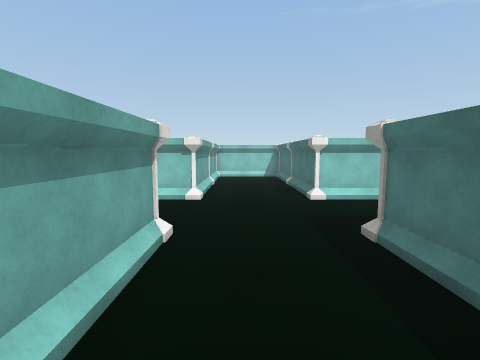
[1] (above)

24 first-person views from a walk through a scene from a Unity 3-D project. The camera is 1.5 m above the floor, tilts 6° down and sees 85° across. The floor is counted in squares, 1 m on a side. Each view is taken from the middle of a square. On the plan, view 1 faces up. The plan holds only what a view shows up to about 14 squares ahead; the rest is blank. The place goes on beyond the plan. The player is left out. Surface patterns are stand-ins for the level's own textures.

[2]
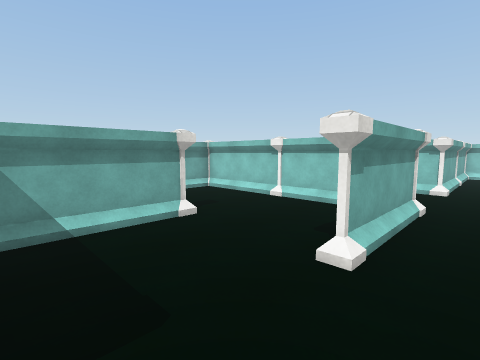

[3]
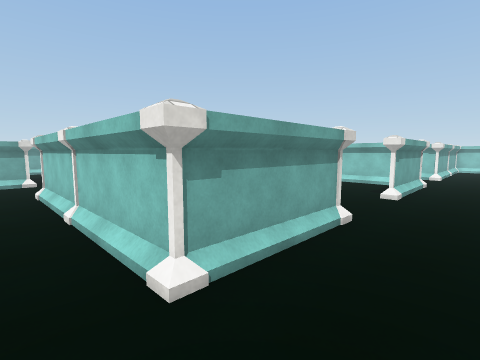

[4]
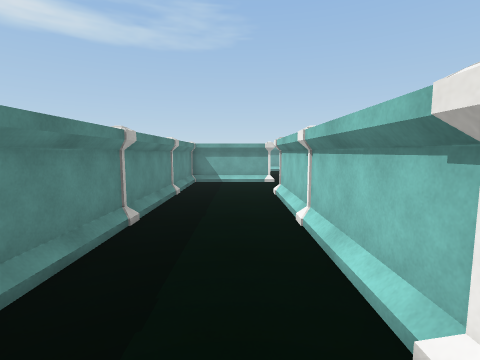

[5]
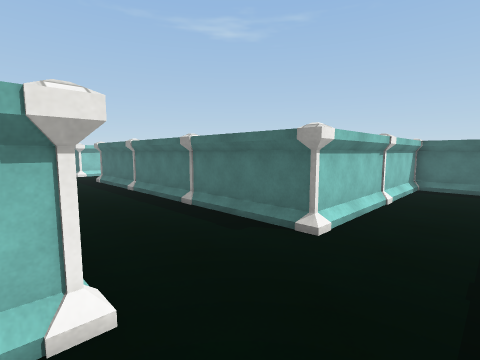

[6]
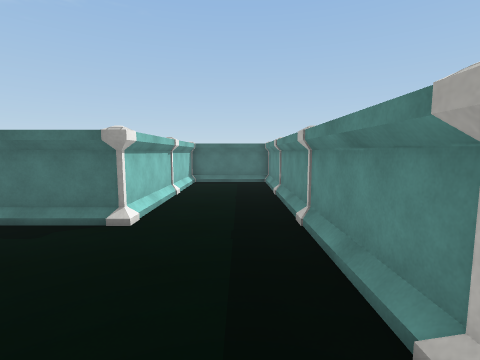

[7]
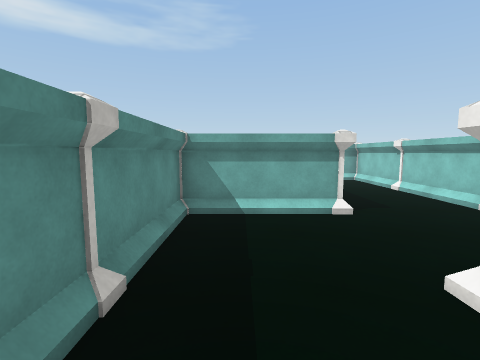

[8]
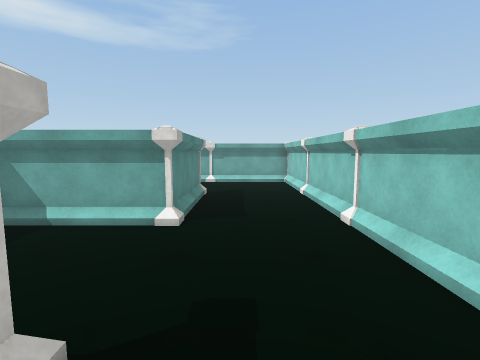

[9]
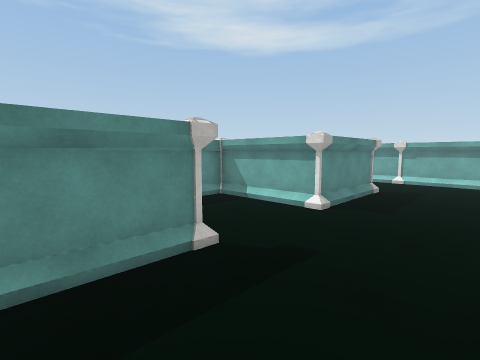

[10]
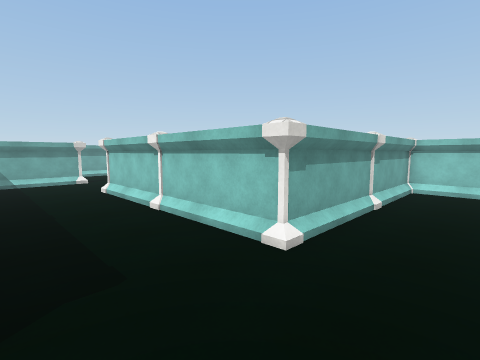

[11]
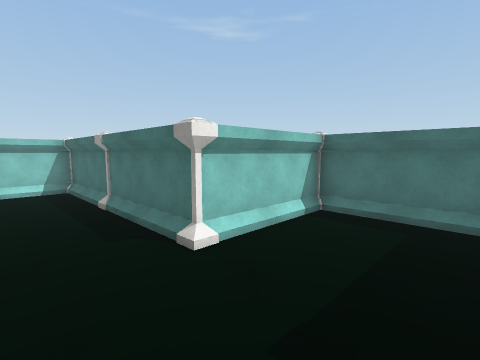

[12]
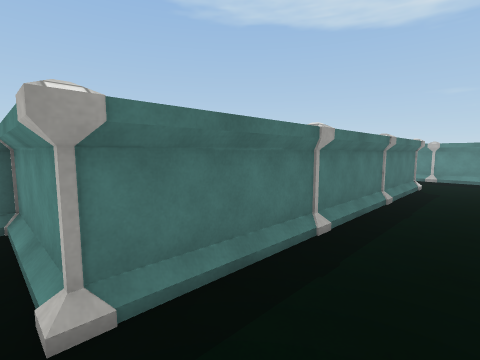

[13]
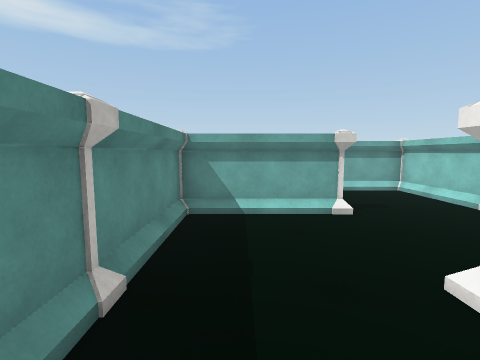

[14]
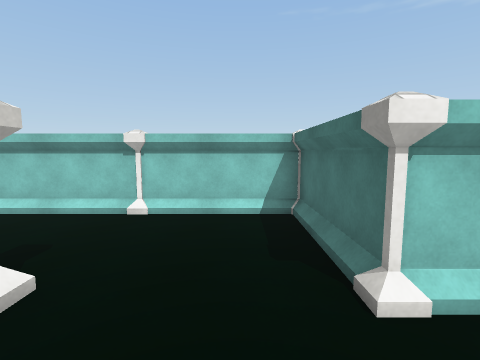

[15]
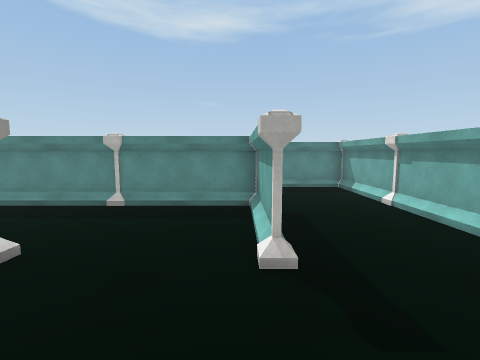

[16]
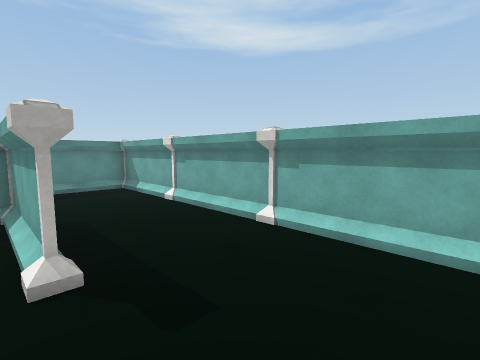

[17]
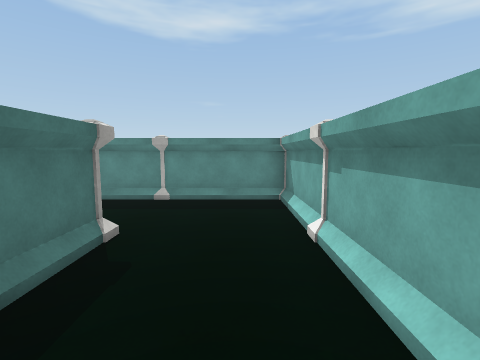

[18]
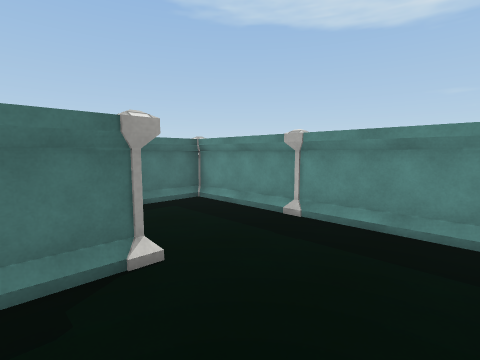

[19]
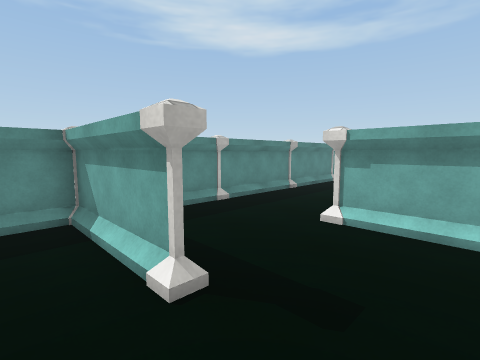

[20]
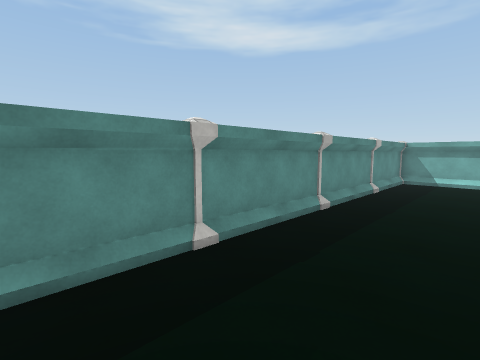

[21]
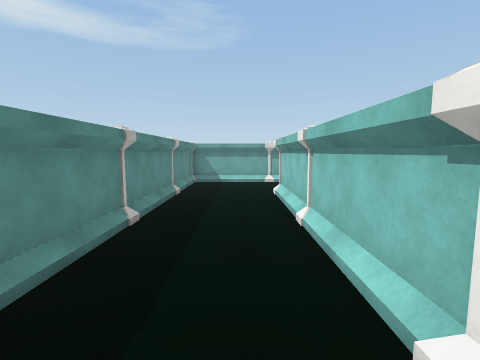

[22]
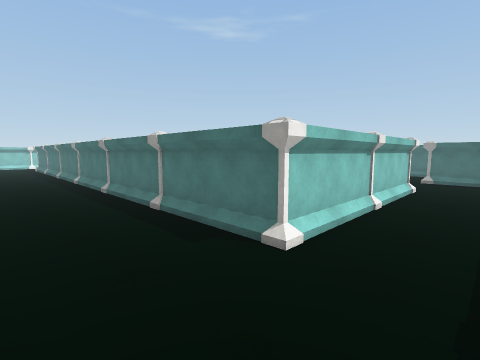

[23]
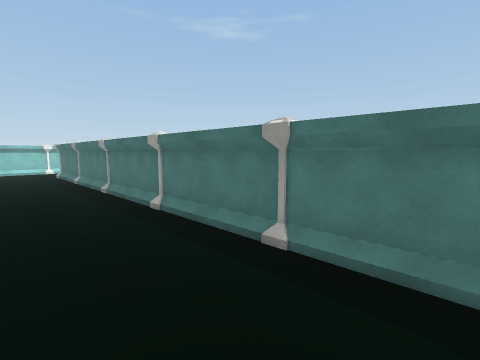

[24]
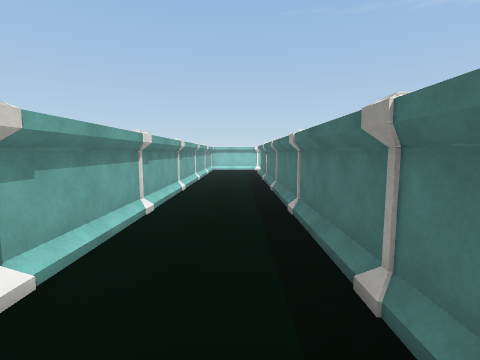

### Floor plan
Points are (right, up) in squares from view 1. A wall is a line through its corners. A room is listed if a view was taken in it or the views show most of it. See-through windows are left out.
Room 1 (views 1, 2, 3, 4, 5, 6, 7, 8, 9, 10, 11, 12, 13, 14, 15, 16, 17, 18, 19, 20, 21, 22, 23, 24)
walls: (-9.5, 1.5) (-9.5, 2.6); (-9.5, 4.5) (-9.5, 0.5) (-12.6, 0.5) (-9.5, 0.5); (-5.5, -1.4) (-5.5, 0.5) (-5.5, -3.5); (-13.4, 0.5) (-16.6, 0.5) (-13.5, 0.5); (-8.5, -3.5) (-7, -3.5); (-10.6, -3.5) (-12.5, -3.5) (-9.4, -3.5); (-5.5, 4.5) (-8.5, 4.5); (-12.6, 4.5) (-6, 4.5); (-13.4, -3.5) (-16.5, -3.5) (-13.4, -3.5); (-13.5, 5.5) (-13.5, 6.5); (-2.6, 4.5) (-4.5, 4.5); (-1.5, 4.5) (-1.5, 0.6); (-5.4, 8.5) (-8.5, 8.5); (-9.5, 9.4) (-9.5, 12.5) (-12.5, 12.5); (-17.5, 1.4) (-17.5, 4.5); (-13.5, 8.5) (-13.5, 4.5); (-1.5, -3.5) (-1.5, -7.5) (-4.5, -7.5); (-5.4, -7.5) (-8.5, -7.5) (-7, -7.5); (-17.5, 5.4) (-17.5, 8.5); (-16.5, -7.5) (-13.5, -7.5) (-13.5, -11.5) (6.4, -11.5); (2.5, 1.4) (2.5, 4.5); (-17.5, 9.4) (-17.5, 12.5) (-17.5, 0.5); (2.5, -2.6) (2.5, 0.6); (-13.5, 12.5) (-16.5, 12.5); (-21.5, 1.1) (-21.5, -8.7); (3.4, 4.5) (6.4, 4.5); (-21.5, -3.5) (-17.4, -3.5) (-20.5, -3.5); (-1.5, 12.5) (-1.5, 8.5) (-4.5, 8.5); (2.5, -6.6) (2.5, -3.4); (2.5, 9.4) (2.5, 12.5); (-17.5, 13.4) (-17.5, 16.5); (6.5, 5.4) (6.5, 8.5) (3.4, 8.5); (-1.5, 15.4) (-1.5, 12.6); (2.5, 13.4) (2.5, 16.5) (-0.5, 16.5); (-21.5, 12.5) (-21.5, 8.6); (6.5, -7.5) (3.4, -7.5); (-17.5, 17.4) (-17.5, 20.4); (-21.5, 16.5) (-21.5, 12.6); (6.9, -11.5) (10.5, -11.5) (10.5, -7.5) (7.4, -7.5); (-21.5, 20) (-21.5, 16.8)
ways out: opening at (-1, 16)
objects: pillar (-21, -7); other object (-21, -3); pillar (-21, 1); pillar (-21, 9); pillar (-21, 13); other object (-21, 17); pillar (-18, -8) to (-17, -7); pillar (-17, -3); pillar (-17, 1); pillar (-17, 5); pillar (-17, 9); pillar (-14, 9) to (-13, 9); pillar (-13, -11); pillar (-13, -7); pillar (-13, -3); pillar (-13, 1); pillar (-13, 5); pillar (-10, -8) to (-9, -7); pillar (-9, -11); pillar (-9, -3); pillar (-9, 1); pillar (-9, 5); pillar (-6, 1) to (-5, 1); pillar (-5, -11); pillar (-5, -7); pillar (-5, -3); pillar (-5, 5); pillar (-2, 0) to (-1, 1); pillar (-1, -11); pillar (-1, -7); pillar (-1, -3); pillar (-1, 5); pillar (-1, 9); pillar (-1, 13); pillar (2, 5) to (3, 5); pillar (3, -11); other object (7, -11)

Where each view was taken, in squares from view 1:
view 1: 0 up, 0 right, facing up
view 2: 3 down, 0 right, facing up-left
view 3: 9 down, 1 right, facing up-left
view 4: 9 down, 0 right, facing left
view 5: 10 down, 2 left, facing up-right
view 6: 10 down, 3 left, facing right
view 7: 10 down, 7 left, facing left
view 8: 6 down, 8 left, facing left
view 9: 4 down, 7 left, facing down-left
view 10: 5 up, 1 right, facing up-left
view 11: 5 up, 0 right, facing up-right
view 12: 5 up, 0 right, facing down-right
view 13: 6 up, 7 left, facing left
view 14: 6 up, 11 left, facing up
view 15: 12 up, 13 left, facing down
view 16: 12 up, 13 left, facing down-left
view 17: 9 up, 16 left, facing down
view 18: 6 up, 17 left, facing down-right
view 19: 3 up, 4 left, facing down-left
view 20: 0 up, 7 left, facing down-left
view 21: 1 down, 8 left, facing left
view 22: 2 down, 21 left, facing up-right
view 23: 6 up, 21 left, facing up-right
view 24: 6 up, 19 left, facing up
